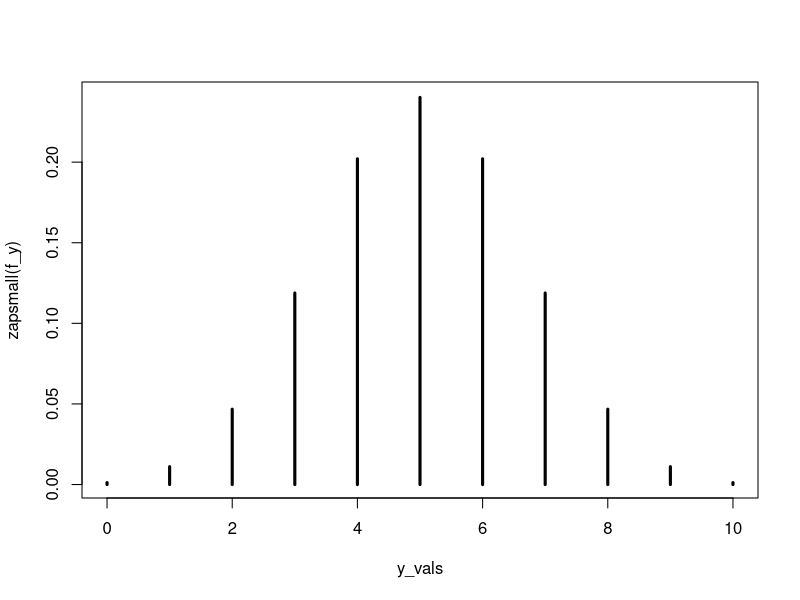

The R script that drew this image:
## ---- chunk 1
prior_predictive <- function(y, n, a, b) {
  l.f.y <- lgamma(a+b) - lgamma(a) - lgamma(b) + lchoose(n,y) + lgamma(a+y) + lgamma(b+n-y) - lgamma(a+b+n)
  return(exp(l.f.y))
}
## ---- chunk 2
y_vals <- 0:10
f_y <- prior_predictive(y_vals,n=10,a=100,b=100)
f_y
## ---- chunk 3
plot(y_vals,zapsmall(f_y),type = 'h',lwd=3)
